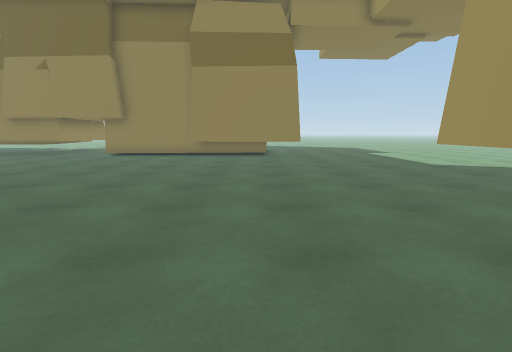
[1] (above)

24 first-person views from a walk through a scene from a Unity 3-D project. The camera is 1.2 m above the floor, tilts 8° down and sees 80° across. The floor is counted in squares, 1 m on a side. Each view is taken from the middle of a square. On the plan, view 1 faces up. The plan holds only what a view shows up to about 13 squares ahead; the rest is blank. The place goes on beyond the plan. The player is left out. Some animated figures are not drawn.

[2]
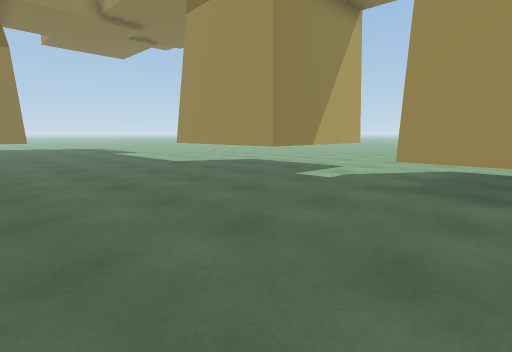

[3]
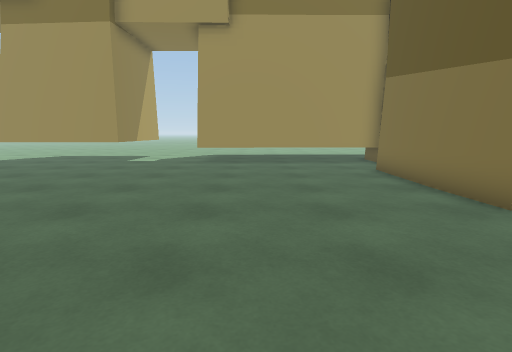

[4]
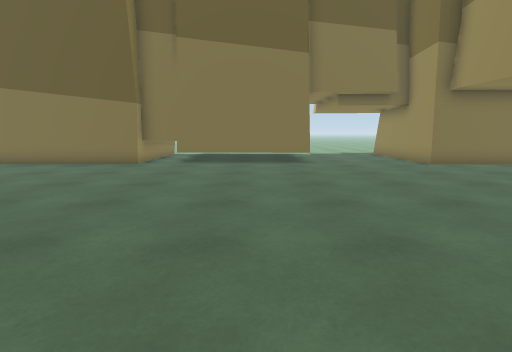

[5]
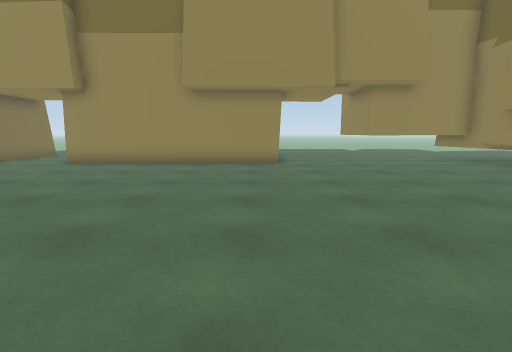

[6]
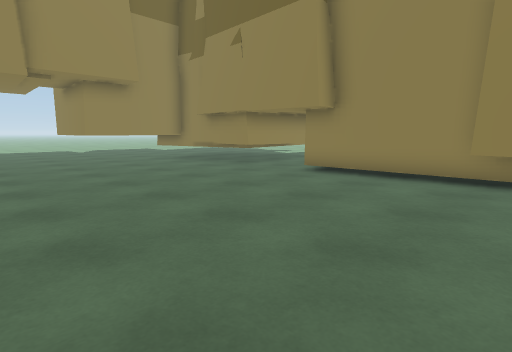

[7]
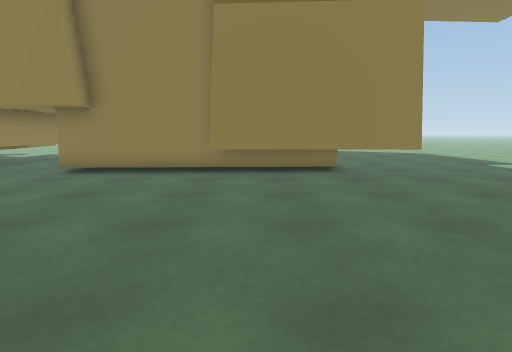

[8]
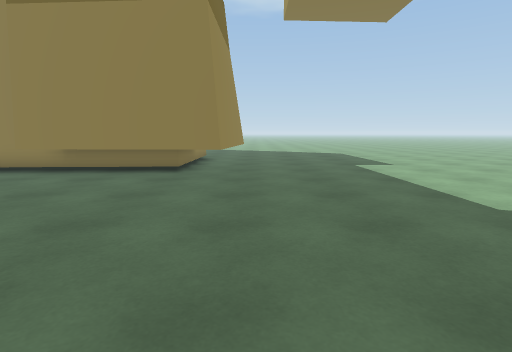

[9]
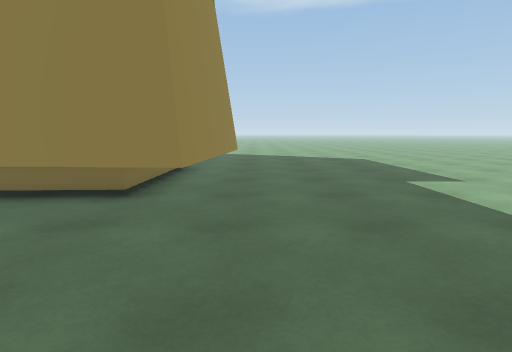

[10]
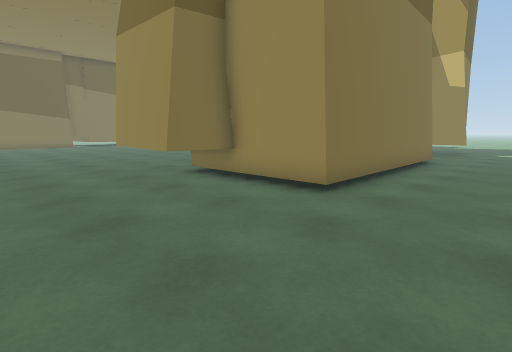

[11]
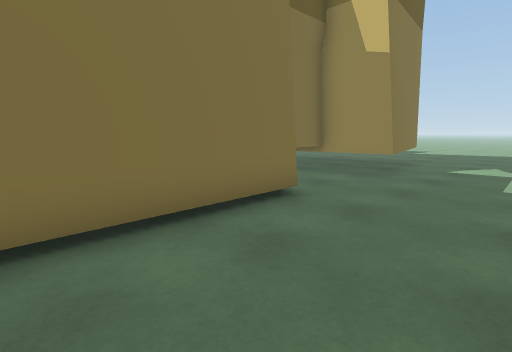

[12]
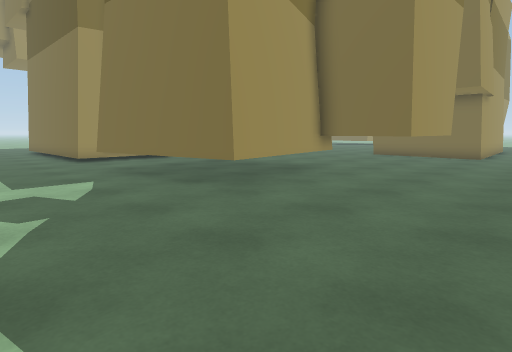

[13]
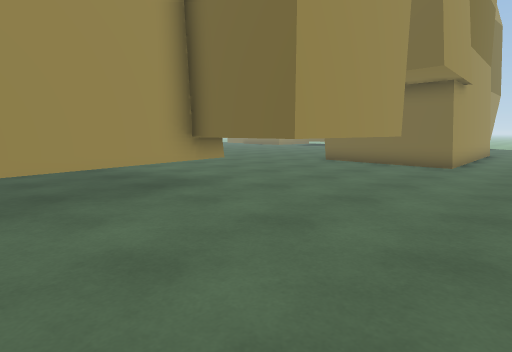

[14]
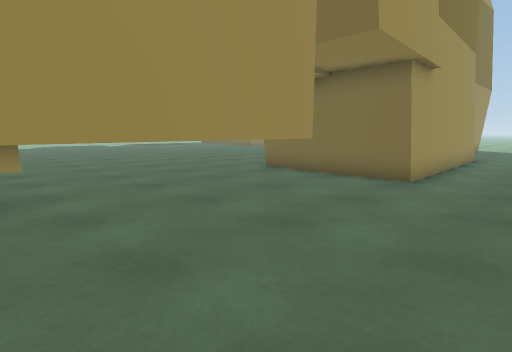

[15]
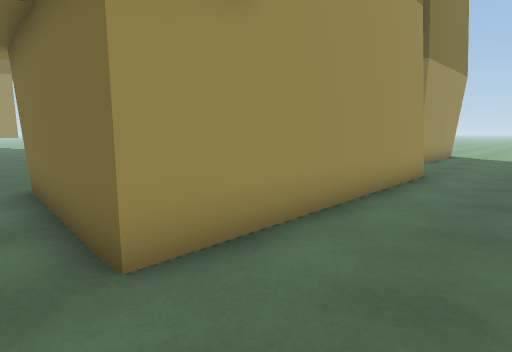

[16]
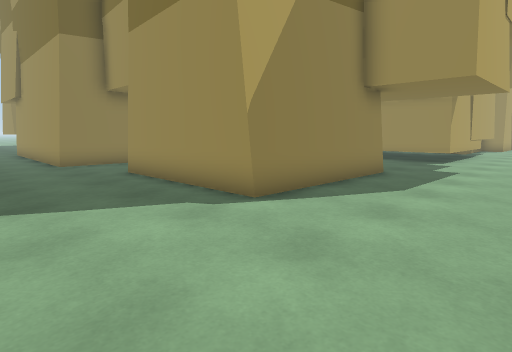

[17]
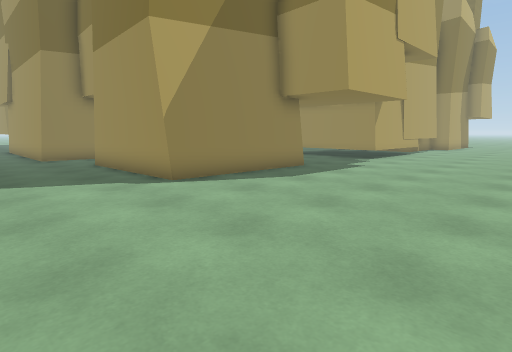

[18]
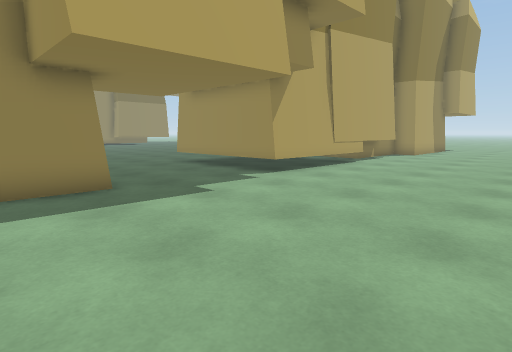

[19]
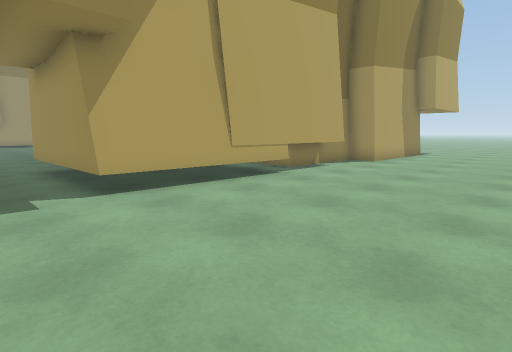

[20]
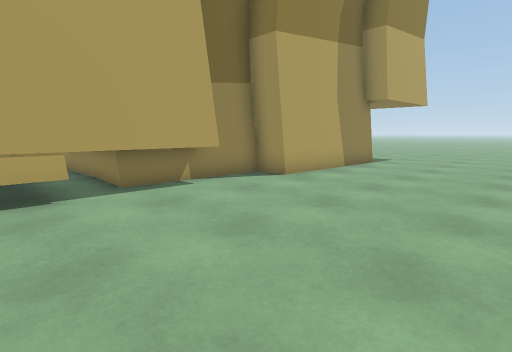

[21]
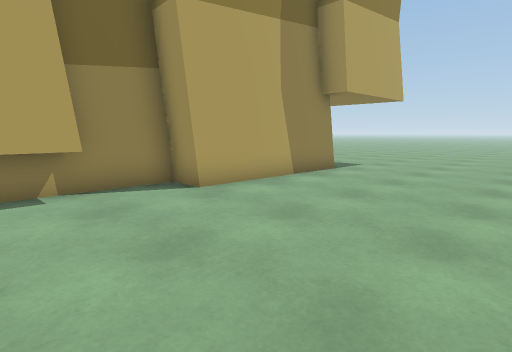

[22]
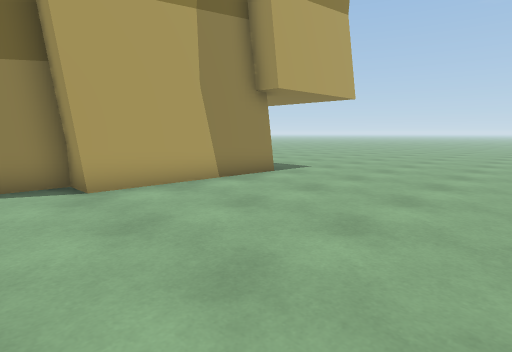

[23]
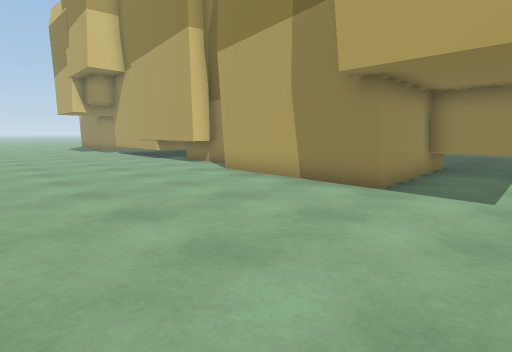

[24]
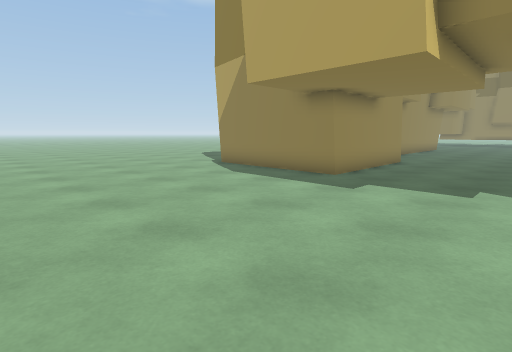

### Floor plan
Key: @ floor where view 1 was taken; # wall or solid block; . floor; O other object.
Columns run from 22 left of view 1 to 11 right of it. Each row starts with its distance up from view 1.
 25 . .....      ..... .  ..... .
 24  .................................
 23 ..................................
 22 ..........O.......................
 21 .....OOOOOO...##########..........
 20 .....O     O..         #..........
 19 .....OO    OO          OO.........
 18 ......O     O.         OO.........
 17 ......O     O.   ###OOOOO.........
 16 ...OOOOOOOOOO.#####O    O.........
 15 ...O   O...........OOOOOO........
 14 ...O   O........................
 13 ...O   O.........................
 12 ...O OOOO........................
 11 ................................
 10 ............................O
  9 ............................O
  8  ..#OO###...................O
  7 ...O    #...................O
  6 ...#  O #...................OO   O
  5 ...#  O #.....................OOO.
  4 ...#    #.........................
  3 ...#    #.........................
  2  ..#    #....................#
  1  ..#    #....................#
  0  ..###O #.............@......#
 -1  ..... ......................#
 -2  ....  ......................#
 -3  ....  ......................#
 -4  ...OOOOOO...........OOO##O..#
 -5  ...O    O....OOOOOOOO       #
 -6  ...O    O....O      O
 -7 ....O    O....       O        O##
 -8 ....O    O....       O        O..
 -9 ....OOOOOO....       OOOOO    O...
-10 ..............OOOOOOOOO..OOOOOO...
-11 ..................................
-12 ..................................
-13 ..................................
-14 ..................................
-15 ..................................
-16 ..................................
-17         ..... .        . ....... .

Positions as (right, up) in squares from view 1, and headings:
1: (0, 0), facing up
2: (0, 0), facing up-right
3: (-6, 0), facing right
4: (-6, 8), facing down
5: (-2, 7), facing left
6: (-2, 8), facing up-left
7: (-2, 7), facing up
8: (3, 7), facing up
9: (3, 11), facing up
10: (6, 25), facing down-left
11: (-3, 25), facing down-left
12: (-22, 25), facing down-right
13: (-22, 20), facing down-right
14: (-22, 16), facing down-right
15: (-22, 9), facing down-right
16: (-22, -13), facing up-right
17: (-22, -16), facing up-right
18: (-15, -16), facing up-right
19: (-10, -16), facing up-right
20: (-4, -16), facing up-right
21: (-1, -16), facing up-right
22: (1, -17), facing up-right
23: (11, -17), facing up-left
24: (-8, -17), facing up-left
